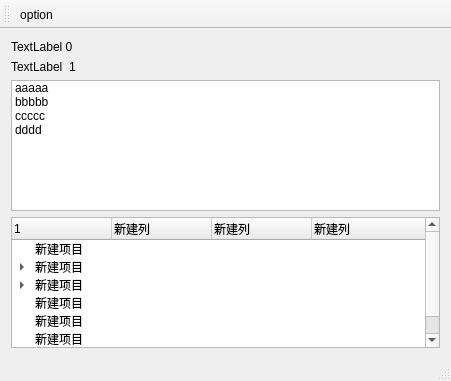
<?xml version="1.0" encoding="UTF-8"?>
<ui version="4.0">
 <class>OptionMainWindow</class>
 <widget class="QMainWindow" name="OptionMainWindow">
  <property name="geometry">
   <rect>
    <x>0</x>
    <y>0</y>
    <width>451</width>
    <height>381</height>
   </rect>
  </property>
  <property name="windowTitle">
   <string>OptionMainWindow</string>
  </property>
  <widget class="QWidget" name="centralWidget">
   <layout class="QVBoxLayout" name="verticalLayout">
    <item>
     <widget class="QLabel" name="label">
      <property name="text">
       <string>TextLabel 0</string>
      </property>
     </widget>
    </item>
    <item>
     <widget class="QLabel" name="label_2">
      <property name="text">
       <string>TextLabel  1</string>
      </property>
     </widget>
    </item>
    <item>
     <widget class="QListWidget" name="listw_main">
      <item>
       <property name="text">
        <string>aaaaa</string>
       </property>
      </item>
      <item>
       <property name="text">
        <string>bbbbb</string>
       </property>
      </item>
      <item>
       <property name="text">
        <string>ccccc</string>
       </property>
      </item>
      <item>
       <property name="text">
        <string>dddd</string>
       </property>
      </item>
     </widget>
    </item>
    <item>
     <widget class="QTreeWidget" name="treeWidget">
      <column>
       <property name="text">
        <string>1</string>
       </property>
      </column>
      <column>
       <property name="text">
        <string>新建列</string>
       </property>
      </column>
      <column>
       <property name="text">
        <string>新建列</string>
       </property>
      </column>
      <column>
       <property name="text">
        <string>新建列</string>
       </property>
      </column>
      <item>
       <property name="text">
        <string>新建项目</string>
       </property>
      </item>
      <item>
       <property name="text">
        <string>新建项目</string>
       </property>
       <item>
        <property name="text">
         <string>新建子项目</string>
        </property>
       </item>
       <item>
        <property name="text">
         <string>新建项目</string>
        </property>
       </item>
       <item>
        <property name="text">
         <string>新建项目</string>
        </property>
       </item>
      </item>
      <item>
       <property name="text">
        <string>新建项目</string>
       </property>
       <item>
        <property name="text">
         <string>新建子项目</string>
        </property>
       </item>
       <item>
        <property name="text">
         <string>新建项目</string>
        </property>
       </item>
       <item>
        <property name="text">
         <string>新建项目</string>
        </property>
       </item>
      </item>
      <item>
       <property name="text">
        <string>新建项目</string>
       </property>
      </item>
      <item>
       <property name="text">
        <string>新建项目</string>
       </property>
      </item>
      <item>
       <property name="text">
        <string>新建项目</string>
       </property>
      </item>
     </widget>
    </item>
   </layout>
  </widget>
  <widget class="QMenuBar" name="menuBar">
   <property name="geometry">
    <rect>
     <x>0</x>
     <y>0</y>
     <width>451</width>
     <height>23</height>
    </rect>
   </property>
  </widget>
  <widget class="QToolBar" name="mainToolBar">
   <attribute name="toolBarArea">
    <enum>TopToolBarArea</enum>
   </attribute>
   <attribute name="toolBarBreak">
    <bool>false</bool>
   </attribute>
   <addaction name="actionOption"/>
  </widget>
  <widget class="QStatusBar" name="statusBar"/>
  <action name="actionOption">
   <property name="text">
    <string>option</string>
   </property>
  </action>
 </widget>
 <layoutdefault spacing="6" margin="11"/>
 <resources/>
 <connections/>
</ui>
